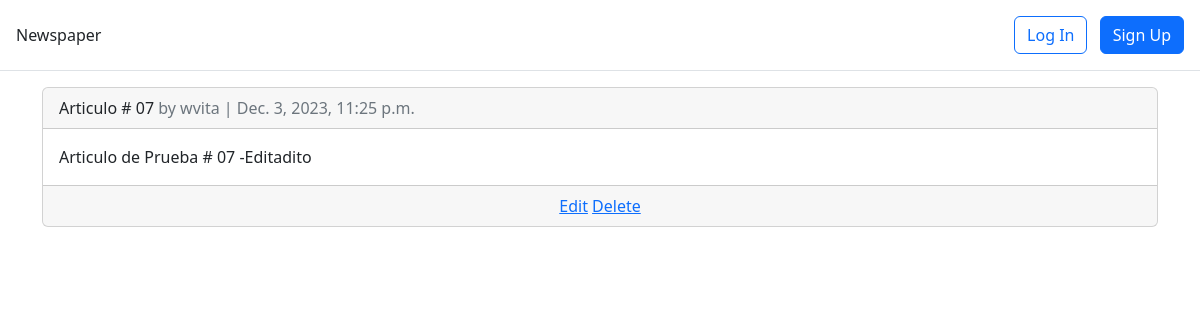
/articles/, run on an earlier commit of the app's database.
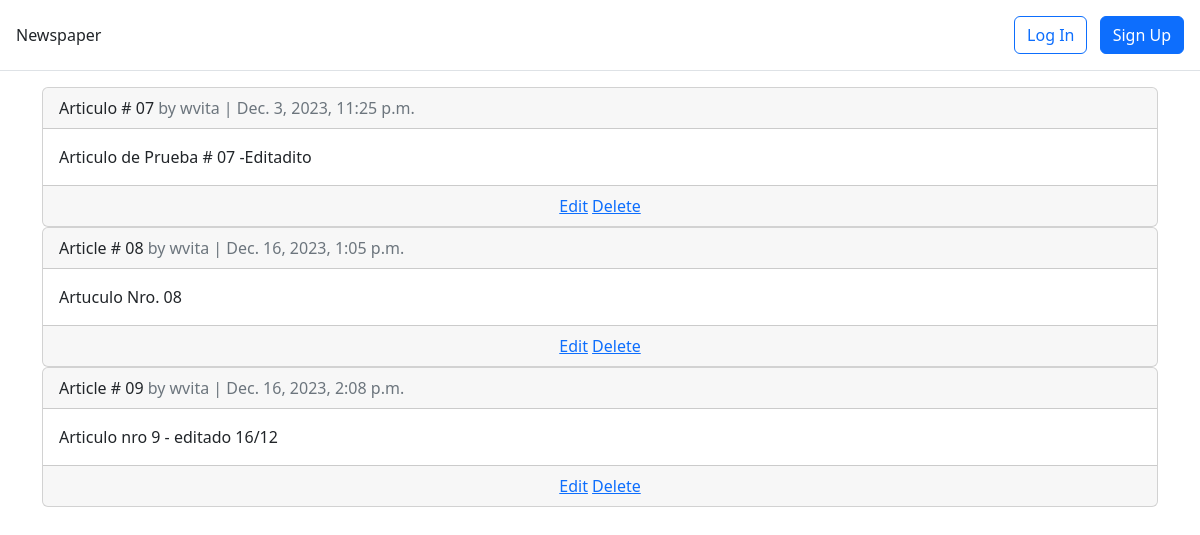
And on a later commit of the database.
### articles/models.py (models this page shows, shortened)
class Article(models.Model):
    author = models.ForeignKey(
        settings.AUTH_USER_MODEL,
        on_delete=models.CASCADE)
    title = models.CharField(max_length=255)
    body = models.TextField()
    date = models.DateTimeField(auto_now_add=True)

### accounts/models.py (models this page shows)
class CustomUser (AbstractUser):
    age = models.PositiveIntegerField(null=True, blank=True)

### articles/views.py (the view)
# urls.py: path('', ArticleListView.as_view(), name='article_list'),
class ArticleListView(ListView , LoginRequiredMixin):
    model = Article
    template_name = 'article_list.html'

### templates/article_list.html (shortened to what this page needs)
{% extends "base.html" %}
{% block content %}
    {% for article in article_list %}
        <div class="card">
            <div class="card-header">
                <span class="font-weight-bold">{{ article.title }}</span>
                <span class="text-muted">by {{ article.author }} |
                {{article.date }}
                </span>
            </div>
            <div class="card-body">
                {{ article.body }}
            </div>
            <div class="card-footer text-center text-muted">
            <a href="{% url 'article_edit' article.pk %}">Edit</a>
            <a href="{% url 'article_delete' article.pk %}">Delete</a>
            </div>
        </div>
    {% endfor %}
{% endblock content %}

### templates/base.html (shortened to what this page needs)
<!DOCTYPE html>
<html>
<head>
  <link href="https://cdn.jsdelivr.net/npm/bootstrap@5.2.3/dist/css/bootstrap.min.css" rel="stylesheet"
>
</head>
<body>
  <header class="p-3 mb-3 border-bottom">
    <div class="d-flex flex-wrap align-items-center justify-content-center
        justify-content-lg-start">
      <a class="navbar-brand" href="{% url 'home' %}">Newspaper</a>
        {% if user.is_authenticated %}
        <li><a href="{% url 'article_create' %}" class="nav-link px-2 link-dark"> + New</a></li>
      </ul>
      <div class="dropdown text-end">
        <a href="#" class="d-block link-dark text-decoration-none dropdown-toggle" id="dropdownUser1"
          data-bs-toggle="dropdown" aria-expanded="false">
          {{ user.username }}
        </a>
        <ul class="dropdown-menu text-small" aria-labelledby="dropdownUser1">
          <li><a class="dropdown-item" href="{% url 'password_change' %}">
              Change password</a></li>
          <li><a class="dropdown-item" href="{% url 'logout' %}">Log Out</a></li>
        </ul>
      </div>
      {% else %}
      <div class="text-end">
        <a href="{% url 'login' %}" class="btn btn-outline-primary me-2">
          Log In</a>
        <a href="{% url 'signup' %}" class="btn btn-primary">Sign Up</a>
      </div>
      {% endif %}
    </div>
  </header>
  <main>
    <div class="container">
      {% block content %}
      {% endblock content %}
    </div>
  </main>
</body>
</html>

What changed in the data, as far as the page shows it:
added Article: title "Article # 08", author "wvita", date "Dec. 16, 2023, 1:05 p.m.", body "Artuculo Nro. 08"
added Article: title "Article # 09", author "wvita", date "Dec. 16, 2023, 2:08 p.m.", body "Articulo nro 9 - editado 16/12"
